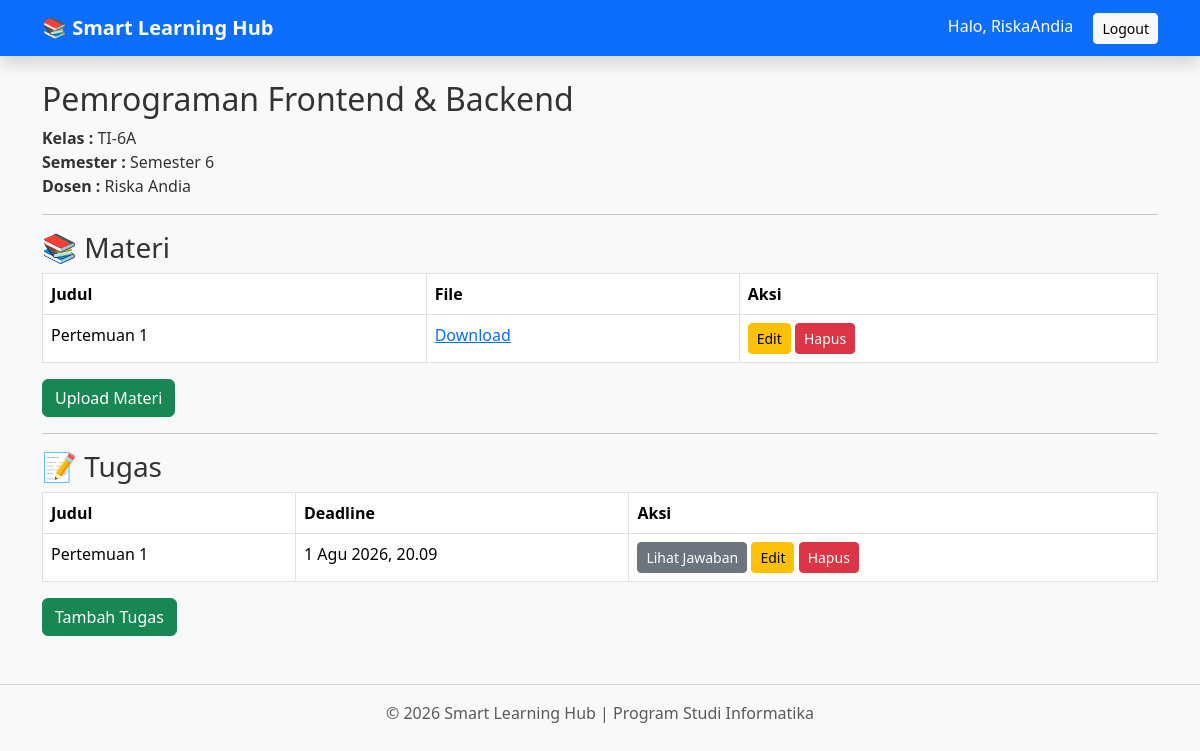
Page /course/1/ (signed in) on the committed database.
### learning/models.py (models this page shows, shortened)
class Course(models.Model):
    semester = models.ForeignKey(Semester, on_delete=models.CASCADE)
    kelas = models.ForeignKey(Kelas, on_delete=models.CASCADE)
    mata_kuliah = models.ForeignKey(MataKuliah, on_delete=models.CASCADE)
    dosen = models.ForeignKey(Dosen, on_delete=models.CASCADE)
    class Meta:
        unique_together = ('semester', 'kelas', 'mata_kuliah')

class MataKuliah(models.Model):
    kode = models.CharField(max_length=20)
    nama = models.CharField(max_length=100)
    sks = models.IntegerField()

class Kelas(models.Model):
    nama = models.CharField(max_length=20)

class Semester(models.Model):
    nama = models.CharField(max_length=50)

class Dosen(models.Model):
    user = models.OneToOneField(User, on_delete=models.CASCADE)
    nip = models.CharField(max_length=30)
    nama = models.CharField(max_length=100)

class Materi(models.Model):
    course = models.ForeignKey(Course, on_delete=models.CASCADE)
    judul = models.CharField(max_length=200)
    deskripsi = models.TextField()
    file = models.FileField(upload_to='materi/')
    tanggal_upload = models.DateTimeField(auto_now_add=True)

class Tugas(models.Model):
    course = models.ForeignKey(Course, on_delete=models.CASCADE)
    judul = models.CharField(max_length=200)
    deskripsi = models.TextField()
    file_tugas = models.FileField(upload_to='tugas/', blank=True, null=True)
    deadline = models.DateTimeField()

### learning/views.py (the view, shortened to what this page needs)
@login_required
def detail_course(request, course_id):
    profile = get_object_or_404(
        Profile,
        user=request.user
    )
    if profile.role == "admin":
        course = get_object_or_404(
            Course,
            id=course_id
        )
    elif profile.role == "dosen":
        dosen = get_object_or_404(
            Dosen,
            user=request.user
        )
        course = get_object_or_404(
            Course,
            id=course_id,
            dosen=dosen
        )
    materi = Materi.objects.filter(
        course=course
    )
    tugas = Tugas.objects.filter(
        course=course
    )
    context = {
        "course": course,
        "materi": materi,
        "tugas": tugas
    }
    return render(
        request,
        "course_detail.html",
        context
    )

### learning/templates/course_detail.html (shortened to what this page needs)
{% extends 'base.html' %}
{% block content %}
<h2>{{ course.mata_kuliah.nama }}</h2>
<p>
    <strong>Kelas :</strong> {{ course.kelas.nama }}<br>
    <strong>Semester :</strong> {{ course.semester.nama }}<br>
    <strong>Dosen :</strong> {{ course.dosen.nama }}
</p>
<hr>
<h3>📚 Materi</h3>
{% if materi %}
<table class="table table-bordered">
    <thead>
        <tr>
            <th>Judul</th>
            <th>File</th>
            {% if user.profile.role == "dosen" %}
            <th>Aksi</th>
            {% endif %}
        </tr>
    </thead>
    <tbody>
    {% for m in materi %}
        <tr>
            <td>{{ m.judul }}</td>
            <td>
                <a href="{{ m.file.url }}" target="_blank">
                    Download
                </a>
            </td>
            {% if user.profile.role == "dosen" %}
            <td>
                <a href="{% url 'edit_materi' m.id %}" class="btn btn-warning btn-sm">
                    Edit
                </a>
                <a href="{% url 'hapus_materi' m.id %}"
                   class="btn btn-danger btn-sm"
                   onclick="return confirm('Yakin ingin menghapus materi ini?')">
                    Hapus
                </a>
            </td>
            {% endif %}
        </tr>
    {% endfor %}
    </tbody>
</table>
{% else %}
<p>Belum ada materi.</p>
{% endif %}
{% if user.profile.role == "dosen" %}
<a href="{% url 'upload_materi' course.id %}" class="btn btn-success">
    Upload Materi
</a>
{% endif %}
<hr>
<h3>📝 Tugas</h3>
{% if tugas %}
<table class="table table-bordered">
    <thead>
        <tr>
            <th>Judul</th>
            <th>Deadline</th>
            <th>Aksi</th>
        </tr>
    </thead>
    <tbody>
    {% for t in tugas %}
        <tr>
            <td>{{ t.judul }}</td>
            <td>{{ t.deadline }}</td>
            <td>
                {% if user.profile.role == "dosen" %}
                <a href="{% url 'daftar_jawaban' course.id %}"
                   class="btn btn-secondary btn-sm">
                    Lihat Jawaban
                </a>
                <a href="{% url 'edit_tugas' t.id %}"
                   class="btn btn-warning btn-sm">
                    Edit
                </a>
                <a href="{% url 'hapus_tugas' t.id %}"
                   class="btn btn-danger btn-sm"
                   onclick="return confirm('Yakin ingin menghapus tugas ini?')">
                    Hapus
                </a>
                {% endif %}
            </td>
        </tr>
    {% endfor %}
    </tbody>
</table>
{% else %}
<p>Belum ada tugas.</p>
{% endif %}
{% if user.profile.role == "dosen" %}
<a href="{% url 'tambah_tugas' course.id %}"
   class="btn btn-success">
    Tambah Tugas
</a>
{% endif %}
{% endblock %}

### learning/templates/base.html (shortened to what this page needs)
{% load static %}
<!DOCTYPE html>
<html lang="id">
<head>
    <link href="https://cdn.jsdelivr.net/npm/bootstrap@5.3.3/dist/css/bootstrap.min.css" rel="stylesheet">
    <link rel="stylesheet" href="{% static 'css/style.css' %}">
</head>
<body class="bg-light">
    <nav class="navbar navbar-expand-lg navbar-dark bg-primary shadow">
        <div class="container">
            <a class="navbar-brand fw-bold" href="{% url 'dashboard' %}">
                📚 Smart Learning Hub
            </a>
            <div class="ms-auto">
                {% if user.is_authenticated %}
                    <span class="text-white me-3">
                        Halo, {{ user.username }}
                    </span>
                    <a href="{% url 'logout' %}" class="btn btn-light btn-sm">
                        Logout
                    </a>
                {% endif %}
            </div>
        </div>
    </nav>
    <div class="container mt-4">
        {% block content %}
        {% endblock %}
    </div>
    <footer class="text-center mt-5 mb-3 text-muted">
        <hr>
        <p>
            © 2026 Smart Learning Hub | Program Studi Informatika
        </p>
    </footer>
</body>
</html>

### learning/static/css/style.css (style rules this page uses)
* { margin:0; padding:0; box-sizing:border-box; }
body { font-family:Segoe UI, Tahoma, Geneva, Verdana, sans-serif; background:#f4f6f9; color:#333; }

### rows in the picture
Course: mata_kuliah.nama "Pemrograman Frontend & Backend", kelas.nama "TI-6A", semester.nama "Semester 6", dosen.nama "Riska Andia"
Materi: judul "Pertemuan 1"
Tugas: judul "Pertemuan 1", deadline "1 Agu 2026, 20.09"

### other values in the picture
{{ user.username }} "RiskaAndia"
